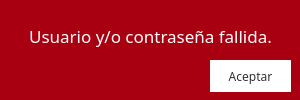
<?xml version="1.0" encoding="UTF-8"?>
<ui version="4.0">
 <class>dialogoLogin</class>
 <widget class="QDialog" name="dialogoLogin">
  <property name="geometry">
   <rect>
    <x>0</x>
    <y>0</y>
    <width>300</width>
    <height>100</height>
   </rect>
  </property>
  <property name="minimumSize">
   <size>
    <width>300</width>
    <height>100</height>
   </size>
  </property>
  <property name="maximumSize">
   <size>
    <width>300</width>
    <height>100</height>
   </size>
  </property>
  <property name="windowTitle">
   <string>Login Error</string>
  </property>
  <property name="styleSheet">
   <string notr="true">#dialogoLogin{
	background-color: rgb(168, 0, 16);
}
.QPushButton{
	color: rgb(49, 50, 50);
	background-color: rgb(255, 255, 255);
	border: none;
}
.QPushButton:hover{
	color: rgb(168, 0, 16);
	background-color: rgb(255, 255, 255);
	border: none;
}
#label_error{
	color: rgb(255, 255, 255);
}</string>
  </property>
  <widget class="QPushButton" name="button_acept">
   <property name="geometry">
    <rect>
     <x>210</x>
     <y>60</y>
     <width>81</width>
     <height>32</height>
    </rect>
   </property>
   <property name="font">
    <font>
     <family>Avenir</family>
    </font>
   </property>
   <property name="cursor">
    <cursorShape>PointingHandCursor</cursorShape>
   </property>
   <property name="text">
    <string>Aceptar</string>
   </property>
  </widget>
  <widget class="QLabel" name="label_error">
   <property name="geometry">
    <rect>
     <x>0</x>
     <y>20</y>
     <width>301</width>
     <height>31</height>
    </rect>
   </property>
   <property name="font">
    <font>
     <family>Avenir</family>
     <pointsize>13</pointsize>
    </font>
   </property>
   <property name="text">
    <string>Usuario y/o contraseña fallida.</string>
   </property>
   <property name="alignment">
    <set>Qt::AlignCenter</set>
   </property>
  </widget>
 </widget>
 <resources/>
 <connections>
  <connection>
   <sender>button_acept</sender>
   <signal>clicked()</signal>
   <receiver>dialogoLogin</receiver>
   <slot>close()</slot>
   <hints>
    <hint type="sourcelabel">
     <x>250</x>
     <y>75</y>
    </hint>
    <hint type="destinationlabel">
     <x>149</x>
     <y>49</y>
    </hint>
   </hints>
  </connection>
 </connections>
</ui>
